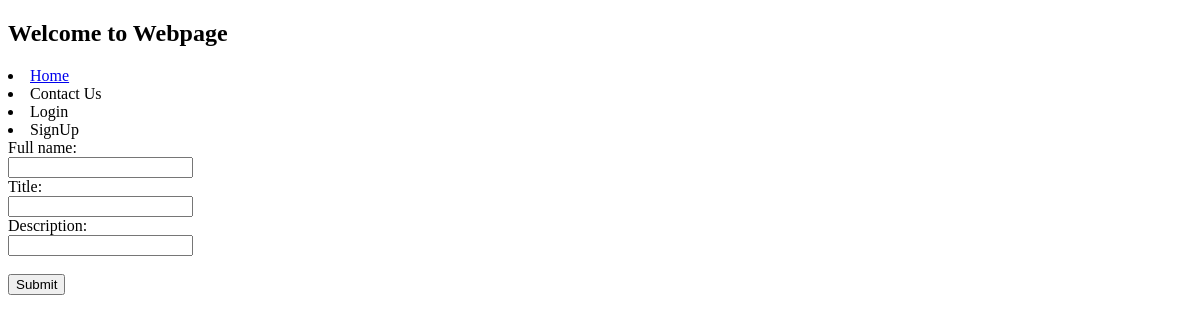
Before: / with the older database file.
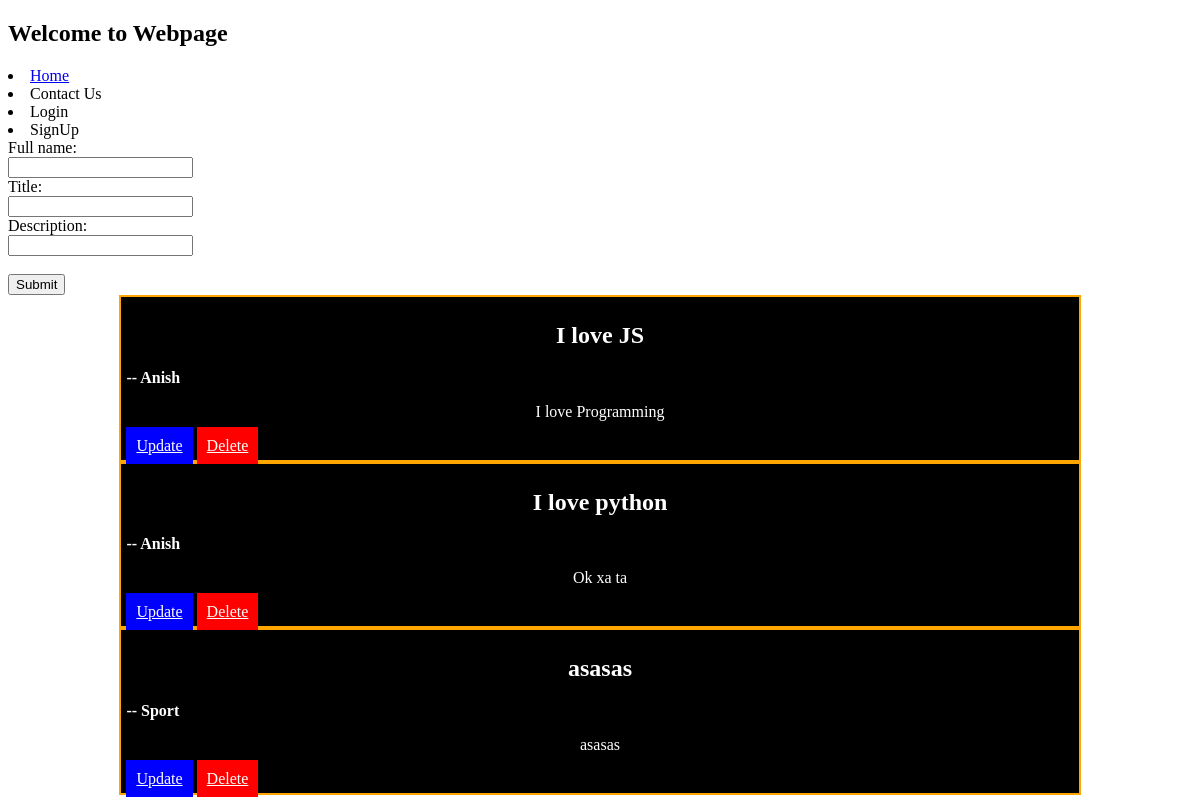
After: the same page with the newer database file.
### book/models.py (models this page shows, shortened)
class Book(models.Model):
    title = models.CharField(max_length=50)
    name = models.CharField(max_length=50)
    description = models.CharField(max_length=50)
    date = models.DateTimeField(auto_now = True)

### book/views.py (the view)
# urls.py: path('', views.home, name="index"),
def home(request):
    if request.method == "POST":
        name = request.POST['name']
        title = request.POST['title']
        description = request.POST['desc']
        new_book = Book.objects.create(name = name, title = title, description = description)
        new_book.save()
    books = Book.objects.all()
    return render(request, 'home.html',{"books":books})

### templates/home.html (shortened to what this page needs)
<!DOCTYPE html>
<html lang="en">
<head>
</head>
<body>
    <h2>Welcome to Webpage</h2>
    <li><a href = '/'>Home</li></a>
    <li>Contact Us</li>
    <li>Login</li>
    <li>SignUp</li>
    <form method="POST">
        <label for="name">Full name:</label><br>
        <input type="text" id="name" name="name" required><br>
        <label for="title">Title:</label><br>
        <input type="text" id="title" name="title" required><br>
        <label for="desc">Description:</label><br>
        <input type="text" id="desc" name="desc" required><br><br>
        <input type="submit" value="Submit">
    </form>
    <main>
        {% for book in books %}
        <div class="singlebook">
            <h2 style="text-align:center">{{ book.title }}</h2>
            <strong>-- {{ book.name }}</strong>
            <p>{{ book.description }}</p>
            <a href="{% url 'update' book.id %}" style="padding:10px;background:blue;color:white">Update</a>
            <a href="{% url 'delete' book.id %}" style="padding:10px;background:red;color:white" onclick="confirm('You sure ? want to del..')">Delete</a>
        </div>
        {% endfor %}
    </main>
</body>
</html>

### templates/home.html (style rules this page uses)
p { text-align: center; }
.singlebook { width:80%;margin:0 auto;border:2px solid orange;background:black;color:white; padding:5px; }

Changed rows visible on the page:
added Book: title "I love JS", name "Anish", description "I love Programming"
added Book: title "I love python", name "Anish", description "Ok xa ta"
added Book: title "asasas", name "Sport", description "asasas"
